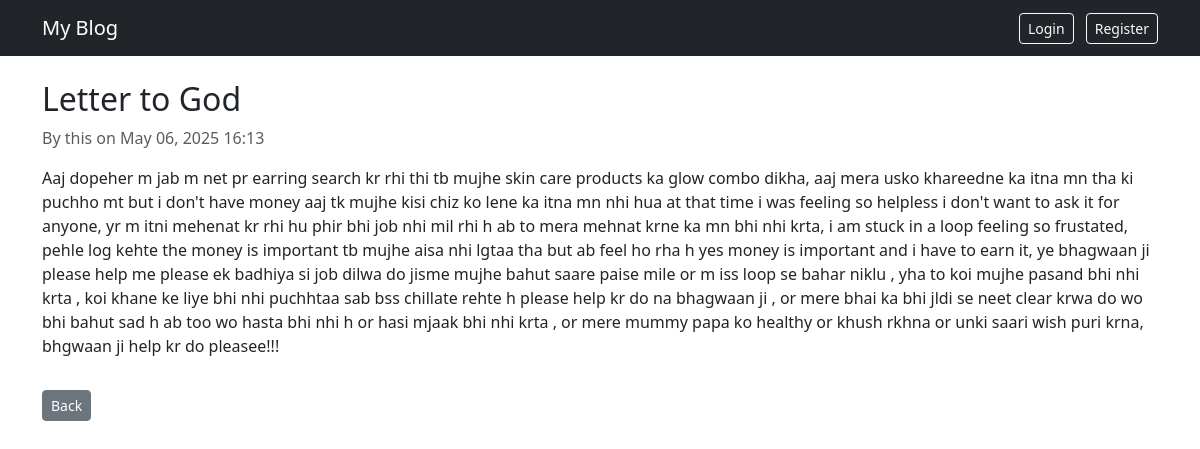
The app's page /post/1/ with its own data.
### blog/models.py (models this page shows, shortened)
class Blog(models.Model):
    title = models.CharField(max_length=200)
    content = models.TextField()
    author = models.ForeignKey(User, on_delete=models.CASCADE)
    created_at = models.DateTimeField(auto_now_add=True)

### blog/views.py (the view)
# urls.py: path('post/<int:pk>/', views.blog_detail, name='blog_detail'),
def blog_detail(request, pk):
    blog = get_object_or_404(Blog, pk=pk)
    return render(request, 'blog/blog_detail.html', {'blog': blog})

### blog/templates/blog/blog_detail.html (shortened to what this page needs)
{% extends 'base.html' %}
{% block content %}
<h2>{{ blog.title }}</h2>
<p class="text-muted">By {{ blog.author }} on {{ blog.created_at|date:"M d, Y H:i" }}</p>
<p>{{ blog.content }}</p>
<a href="{% url 'home' %}" class="btn btn-secondary btn-sm mt-3">Back</a>
{% endblock %}

### records on screen
Blog: title "Letter to God", author "this", created_at "May 06, 2025 16:13", content "Aaj dopeher m jab m net pr earring search kr rhi thi tb mujhe skin care products ka glow combo dikha, aaj mera usko khareedne ka itna mn tha ki puchho mt but i don't have money aaj tk mujhe kisi chiz ko lene ka itna mn nhi hua at that time i was feeling so helpless i don't want to ask it for anyone, yr m itni mehenat kr rhi hu phir bhi job nhi mil rhi h ab to mera mehnat krne ka mn bhi nhi krta, i am stuck in a loop feeling so frustated, pehle log kehte the money is important tb mujhe aisa nhi lgtaa tha but ab feel ho rha h yes money is important and i have to earn it, ye bhagwaan ji please help me please ek badhiya si job dilwa do jisme mujhe bahut saare paise mile or m iss loop se bahar…"
